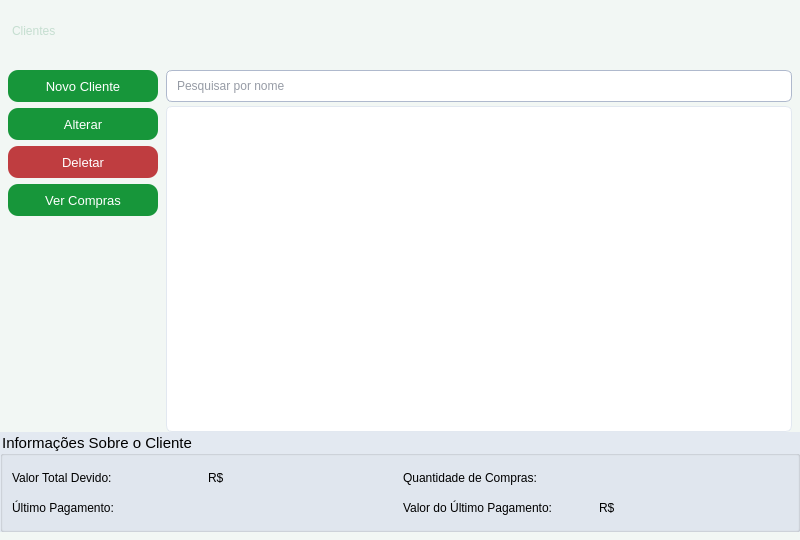
<?xml version="1.0" encoding="UTF-8"?>
<ui version="4.0">
 <class>Clientes</class>
 <widget class="QWidget" name="Clientes">
  <property name="geometry">
   <rect>
    <x>0</x>
    <y>0</y>
    <width>800</width>
    <height>540</height>
   </rect>
  </property>
  <property name="minimumSize">
   <size>
    <width>700</width>
    <height>480</height>
   </size>
  </property>
  <property name="windowTitle">
   <string>Clientes</string>
  </property>
  <property name="styleSheet">
   <string notr="true">
#Clientes {
  background-color: #F2F7F4;
  background-color: #F2F7F4;
}
QPushButton {
  background-color: rgb(23, 150, 58);
  color: rgb(255, 255, 255);
  font-size: 13px;
  border-radius: 10px;
}
QPushButton:hover {
  background-color: rgb(16, 122, 46);
}
QPushButton:pressed {
  color: rgb(255, 255, 255);
  background-color: rgb(143, 217, 163);
  font-size: 13px;
  border-radius: 10px;
}
#Btn_Deletar {
  background-color: rgb(191, 61, 64);
}
#Btn_Deletar:hover {
  background-color: rgb(139, 44, 47);
}
#Btn_Deletar:pressed {
  background-color: rgb(255, 96, 99);
}
QGroupBox {
  background-color: #e3e9f1;
  font: 700 9pt &quot;Segoe UI&quot;;
  font-size: 15px;
}
QTableView {
  background-color: #ffffff;
  alternate-background-color: #DDF1E1;
  border: 1px solid #e2e8f0;
  border-radius: 6px;
  gridline-color: #e2e8f0;
  selection-background-color: rgb(23, 150, 58);
  selection-color: #ffffff;
  outline: none;
}
QHeaderView::section {
  background-color: #f1f5f9;
  color: #475569;
  font: 600 9pt &quot;Ubuntu&quot;;
  border: none;
  border-bottom: 2px solid #e2e8f0;
  border-right: 1px solid #e2e8f0;
  padding: 6px 10px;
}
QHeaderView::section:last {
  border-right: none;
}
QScrollBar:vertical {
  background: #f1f5f9;
  width: 8px;
  border-radius: 4px;
}
QScrollBar::handle:vertical {
  background: #cbd5e1;
  border-radius: 4px;
  min-height: 20px;
}
QScrollBar::add-line:vertical, QScrollBar::sub-line:vertical {
  height: 0px;
}
QLineEdit {
  background-color: white;
  border: 1px solid rgb(175, 185, 205);
  border-radius: 6px;
  padding: 4px 8px;
  font-size: 12px;
  color: rgb(45, 55, 75);
}
QLineEdit:focus {
  border-color: rgb(23, 150, 58);
}
   </string>
  </property>
  <layout class="QGridLayout" name="gridLayout">
   <property name="spacing">
    <number>0</number>
   </property>
   <property name="leftMargin">
    <number>0</number>
   </property>
   <property name="topMargin">
    <number>0</number>
   </property>
   <property name="rightMargin">
    <number>0</number>
   </property>
   <property name="bottomMargin">
    <number>8</number>
   </property>
   <item row="0" column="0" colspan="2">
    <widget class="QFrame" name="frameHeaderBar">
     <property name="minimumSize">
      <size>
       <width>0</width>
       <height>62</height>
      </size>
     </property>
     <property name="maximumSize">
      <size>
       <width>16777215</width>
       <height>62</height>
      </size>
     </property>
     <property name="styleSheet">
      <string notr="true">
QFrame {
  background-color: qlineargradient(spread:pad, x1:0, y1:0, x2:0, y2:1,
    stop:0 rgb(29, 56, 74), stop:1 rgb(20, 45, 69));
  border-bottom: 2px solid rgb(23, 150, 58);
}
QPushButton {
  background-color: transparent;
  font: 600 10pt &quot;Segoe UI&quot;;
  color: rgb(197, 222, 208);
  border: none;
  border-radius: 7px;
  padding: 4px 12px;
}
QPushButton:hover {
  background-color: rgba(23, 150, 58, 150);
  color: white;
}
QPushButton:pressed {
  background-color: rgba(143, 217, 163, 100);
  color: white;
}
QLabel {
  color: rgb(197, 222, 208);
  background-color: transparent;
  border: none;
}
      </string>
     </property>
     <property name="frameShape">
      <enum>QFrame::Shape::NoFrame</enum>
     </property>
     <layout class="QHBoxLayout" name="headerLayout">
      <property name="leftMargin">
       <number>12</number>
      </property>
      <property name="rightMargin">
       <number>12</number>
      </property>
      <item>
       <widget class="QLabel" name="lbl_Titulo">
        <property name="styleSheet">
         <string notr="true">font: 700 14pt &quot;Ubuntu&quot;;</string>
        </property>
        <property name="text">
         <string>Clientes</string>
        </property>
       </widget>
      </item>
      <item>
       <spacer name="headerSpacer">
        <property name="orientation">
         <enum>Qt::Orientation::Horizontal</enum>
        </property>
        <property name="sizeHint" stdset="0">
         <size>
          <width>40</width>
          <height>20</height>
         </size>
        </property>
       </spacer>
      </item>
     </layout>
    </widget>
   </item>
   <item row="1" column="0" colspan="2">
    <layout class="QHBoxLayout" name="contentLayout">
     <property name="spacing">
      <number>8</number>
     </property>
     <property name="leftMargin">
      <number>8</number>
     </property>
     <property name="topMargin">
      <number>8</number>
     </property>
     <property name="rightMargin">
      <number>8</number>
     </property>
     <property name="bottomMargin">
      <number>0</number>
     </property>
     <item>
      <layout class="QVBoxLayout" name="actionLayout">
       <property name="spacing">
        <number>6</number>
       </property>
       <item>
        <widget class="QPushButton" name="Btn_Novo">
         <property name="minimumSize">
          <size>
           <width>150</width>
           <height>32</height>
          </size>
         </property>
         <property name="maximumSize">
          <size>
           <width>150</width>
           <height>32</height>
          </size>
         </property>
         <property name="text">
          <string>Novo Cliente</string>
         </property>
        </widget>
       </item>
       <item>
        <widget class="QPushButton" name="Btn_Alterar">
         <property name="minimumSize">
          <size>
           <width>150</width>
           <height>32</height>
          </size>
         </property>
         <property name="maximumSize">
          <size>
           <width>150</width>
           <height>32</height>
          </size>
         </property>
         <property name="text">
          <string>Alterar</string>
         </property>
        </widget>
       </item>
       <item>
        <widget class="QPushButton" name="Btn_Deletar">
         <property name="minimumSize">
          <size>
           <width>150</width>
           <height>32</height>
          </size>
         </property>
         <property name="maximumSize">
          <size>
           <width>150</width>
           <height>32</height>
          </size>
         </property>
         <property name="text">
          <string>Deletar</string>
         </property>
        </widget>
       </item>
       <item>
        <widget class="QPushButton" name="Btn_abrirCompras">
         <property name="minimumSize">
          <size>
           <width>150</width>
           <height>32</height>
          </size>
         </property>
         <property name="maximumSize">
          <size>
           <width>150</width>
           <height>32</height>
          </size>
         </property>
         <property name="text">
          <string>Ver Compras</string>
         </property>
        </widget>
       </item>
       <item>
        <spacer name="actionSpacer">
         <property name="orientation">
          <enum>Qt::Orientation::Vertical</enum>
         </property>
         <property name="sizeHint" stdset="0">
          <size>
           <width>20</width>
           <height>40</height>
          </size>
         </property>
        </spacer>
       </item>
      </layout>
     </item>
     <item>
      <layout class="QVBoxLayout" name="tableLayout">
       <property name="spacing">
        <number>4</number>
       </property>
       <item>
        <widget class="QLineEdit" name="Ledit_Pesquisa">
         <property name="minimumSize">
          <size>
           <width>0</width>
           <height>32</height>
          </size>
         </property>
         <property name="maximumSize">
          <size>
           <width>16777215</width>
           <height>32</height>
          </size>
         </property>
         <property name="placeholderText">
          <string>Pesquisar por nome</string>
         </property>
        </widget>
       </item>
       <item>
        <widget class="QTableView" name="Tview_Clientes">
         <property name="alternatingRowColors">
          <bool>true</bool>
         </property>
         <property name="selectionMode">
          <enum>QAbstractItemView::SelectionMode::SingleSelection</enum>
         </property>
         <property name="selectionBehavior">
          <enum>QAbstractItemView::SelectionBehavior::SelectRows</enum>
         </property>
         <property name="showGrid">
          <bool>false</bool>
         </property>
         <attribute name="verticalHeaderVisible">
          <bool>false</bool>
         </attribute>
         <attribute name="horizontalHeaderStretchLastSection">
          <bool>true</bool>
         </attribute>
        </widget>
       </item>
      </layout>
     </item>
    </layout>
   </item>
   <item row="2" column="0" colspan="2">
    <widget class="QGroupBox" name="groupBox">
     <property name="minimumSize">
      <size>
       <width>0</width>
       <height>100</height>
      </size>
     </property>
     <property name="maximumSize">
      <size>
       <width>16777215</width>
       <height>120</height>
      </size>
     </property>
     <property name="title">
      <string>Informações Sobre o Cliente</string>
     </property>
     <layout class="QGridLayout" name="gridLayout_2">
      <item row="0" column="0">
       <layout class="QHBoxLayout" name="horizontalLayout_2">
        <item>
         <widget class="QLabel" name="label">
          <property name="styleSheet">
           <string notr="true">font: 500 10pt ;</string>
          </property>
          <property name="text">
           <string>Valor Total Devido:</string>
          </property>
         </widget>
        </item>
        <item>
         <widget class="QLabel" name="Lbl_valorTotalDevido">
          <property name="text">
           <string>R$</string>
          </property>
         </widget>
        </item>
       </layout>
      </item>
      <item row="0" column="1">
       <layout class="QHBoxLayout" name="horizontalLayout_5">
        <item>
         <widget class="QLabel" name="label_2">
          <property name="styleSheet">
           <string notr="true">font: 500 10pt ;</string>
          </property>
          <property name="text">
           <string>Quantidade de Compras:</string>
          </property>
         </widget>
        </item>
        <item>
         <widget class="QLabel" name="Lbl_QuantCompras">
          <property name="text">
           <string/>
          </property>
         </widget>
        </item>
       </layout>
      </item>
      <item row="1" column="0">
       <layout class="QHBoxLayout" name="horizontalLayout_4">
        <item>
         <widget class="QLabel" name="label_4">
          <property name="styleSheet">
           <string notr="true">font: 500 10pt ;</string>
          </property>
          <property name="text">
           <string>Último Pagamento:</string>
          </property>
         </widget>
        </item>
        <item>
         <widget class="QLabel" name="Lbl_DataUltimoPag">
          <property name="text">
           <string/>
          </property>
         </widget>
        </item>
       </layout>
      </item>
      <item row="1" column="1">
       <layout class="QHBoxLayout" name="horizontalLayout_3">
        <item>
         <widget class="QLabel" name="label_6">
          <property name="styleSheet">
           <string notr="true">font: 500 10pt ;</string>
          </property>
          <property name="text">
           <string>Valor do Último Pagamento:</string>
          </property>
         </widget>
        </item>
        <item>
         <widget class="QLabel" name="Lbl_ValorUltimoPag">
          <property name="text">
           <string>R$</string>
          </property>
         </widget>
        </item>
       </layout>
      </item>
     </layout>
    </widget>
   </item>
  </layout>
 </widget>
 <resources/>
 <connections/>
</ui>
